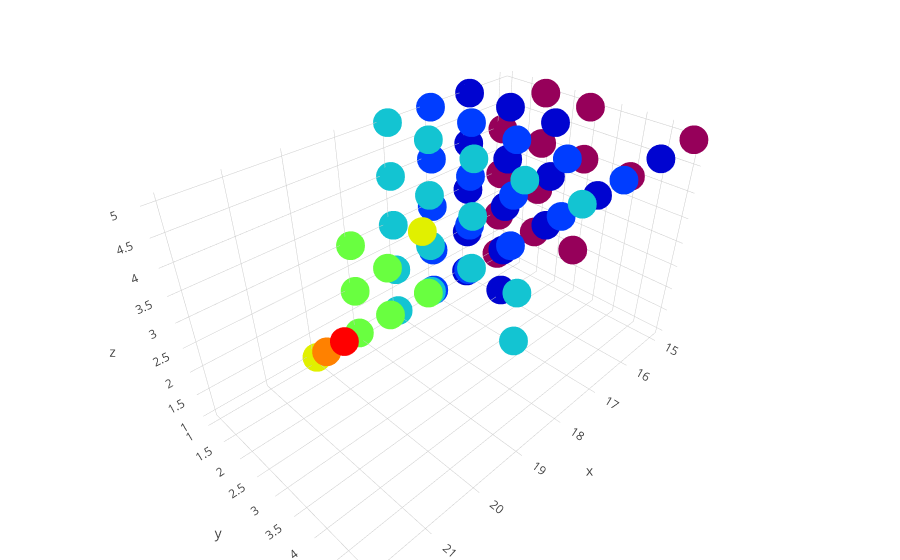

This figure's notebook cell:
### Markdown cell above
X:Student Age

    Y: Daily alcohol consumption

    Z:Weekly alcohol consumption*

### Code cell
trace = go.Scatter3d(
    x = student_mat_dataframe.age,
    y = student_mat_dataframe.Dalc,
    z = student_mat_dataframe.Walc,
    mode = 'markers',
    marker = dict(
        size = 10,
        color = student_mat_dataframe.age,
        colorscale = 'Rainbow'
    )
)
dataTrace = [trace]
layoutTrace = go.Layout(
    margin = dict(
    l = 0,
    r = 0,
    b = 0,
    t = 0 )
)
figTrace = go.Figure(data=dataTrace, layout=layoutTrace)
iplot(figTrace)

### Figure 1 — Plotly figure (JSON) as saved in the notebook; plotly's stock layout.template omitted (floating-point values rounded to 4 significant figures; data arrays with more than 128 entries replaced by an {"elided": "..."} marker saying what was removed)
{"data": [{"marker": {"color": {"elided": "395 int values"}, "colorscale": "Rainbow", "size": 10}, "mode": "markers", "type": "scatter3d", "uid": "ef2b89f8-bf54-11e8-ae8d-080027c6da3c", "x": {"elided": "395 int values"}, "y": {"elided": "395 int values"}, "z": {"elided": "395 int values"}}], "layout": {"margin": {"b": 0, "l": 0, "r": 0, "t": 0}}}
